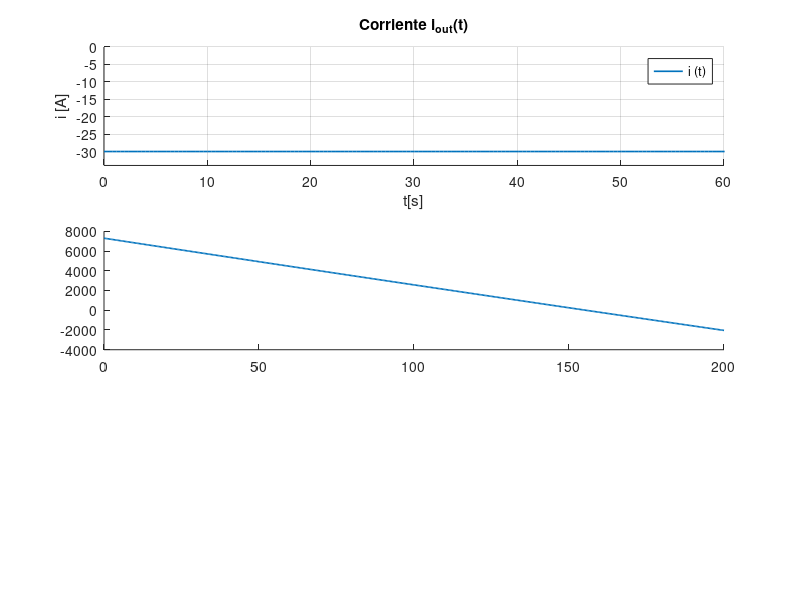

Reproduce this figure in MATLAB. (Note: this script raises an error after producing the figure.)
clc
clear
close all



%% EMULACION FLYWHEEL CON PMDCM - DESCARGA A CORRIENTE CONSTANTE iout=30A

%% Parámetros Zhang

L = 3.6e-3;
R = 0.5;

J = 0.4;       
% J = 0.123;
% J = 0.08;
% J = 0.02;

kb = 0.062070427805750;                 % V/rad/s
ki = 0.066845076098500;
B = 1e-4;
w_ss = 7296.67611231985;                % velocidad angular en estado estable

t_w0 = 47.7833;
t = linspace(0,200,500);


iout = -30;                              % Corriente de descarga 30 A constante!!
i_out = [iout*ones(1,500)]'; 

%% G(s) = W(s)/I(s)

sys_w_d = tf([ki],[J B]);

w_d1 = lsim(sys_w_d,i_out,t);

w_d = 9.5492965855*w_d1;                 % velocidad angular / conversión rad/s a rpm
w_0 = [w_ss*ones(1,500)]';               % Ajuste de condición inicial
w_d = w_d + w_0;                         % Ajuste de condición inicial

w_d2 = - w_d1;                           % Ajuste de condicion inicial w_0 ≠ 0  
v_d = kb*w_d2 - R*i_out;                 % tension de salida a I constante

Fig_icte = figure;
figure (Fig_icte);

%% COMPORTAMIENTO DE CORRIENTE DE DESCARGA

subplot(3,1,1)

hold on
plot(t,i_out,'LineWidth',1.2)
title('Corriente i_{out}(t)');
xlabel('t[s]');
xlim([0 60]);
ylabel('i [A]');
ylim([-34 0]);
legend('i (t)');
legend('Location' ,'northeast');
grid on


%% COMPORTAMIENTO DE LA VELOCIDAD ANGULAR DESCARGA

subplot(3,1,2)

hold on
plot(t,w_d,'LineWidth',1.2)
yline(w_ss,'-.','LineWidth',1.2)           % velocidad angular en estado estable
xline(t_w0,'-.r','LineWidth',1.2)           % tiempo en alcanzar w=0 
title('Velocidad angular \omega(t)');
xlabel('t [s]');
xlim([0 60]);
ylabel('\omega [rpm]');
legend('\omega (t)','\omega_{ss}','t_{\omega=0}' );
legend('Location','east');

text(30,6000,'\omega_{ss} \cong 7296.6 rpm')

grid on

%% COMPORTAMIENTO DE LA TENSION DE DESCARGA
subplot(3,1,3)
v_bus=48;

hold on
plot(t,v_d,'LineWidth',1.2)
title('Tensión V(t)');
xlabel('t[s]');
xlim([0 60]);
ylabel('V [V]');
legend('V (t)');
legend('Location','east');
grid on

%% ANALISIS POTENCIA Y ENERGÍA DESCARGA

i_d = i_out;
B1 = 1e-4;                      %definir nuevamente constante de fricción
tao_F = ki*i_d - B1*w_d;
P_F = (tao_F).*w_d;             %comportamiento potencia en J
tao_B = B1*w_d;
P_B = (tao_B).*w_d;             %potencia perdida por friccion B
tao_G = ki*i_d;
P_mec = (tao_G).*w_d;

P_elec = i_d.*v_d;             %potencia electrica
P_R = R*i_d;

E_d = 0.5*J*w_d.*w_d;
E_max = 0.5*J*w_ss*w_ss;

FigPE = figure;
figure (FigPE);

%% COMPORTAMIENTO DE VELOCIDAD ANGULAR DESCARGA

subplot(3,1,1)

hold on
plot(t,w_d,'LineWidth',1.2)
yline(w_ss,'-.','LineWidth',1.2)           % velocidad angular en estado estable
title('Velocidad angular \omega(t)');
xlabel('t [s]'); 
ylabel('\omega [rpm]');
legend('\omega (t)','\omega_{ss}' );
legend('Location','east');

%text(20,6500,'\omega_{ss} \cong 7296.6 rpm')

grid on

%% COMPORTAMIENTO DE LA POTENCIA DESCARGA

subplot(3,1,2)

hold on
plot(t,P_F,t,P_B,t,P_mec,t,P_elec,t,P_R,'LineWidth',1.2)
title('Comportamiento Potencia');
xlabel('t [s]'); 
ylabel('P [W]');
legend('P_{flywheel}','P_{loss,B}','P_{mec}','P_{elec}','P_{loss,R}','Orientation','horizontal');
legend('Location','southeast');

grid on

%% COMPORTAMIENTO DE LA ENERGIA DESCARGA

subplot(3,1,3)

hold on
plot(t,E_d,'LineWidth',1.2)
yline(E_max,'-.','LineWidth',1.2)           % Energía máxima
title('Energía de la Flywheel');
xlabel('t [s]'); 
ylabel('E [J]');
legend('E (t)','E_{max}' );
legend('Location','east');

%text(20,2943000,'E_{max} \cong 3.27 MJ')

grid on